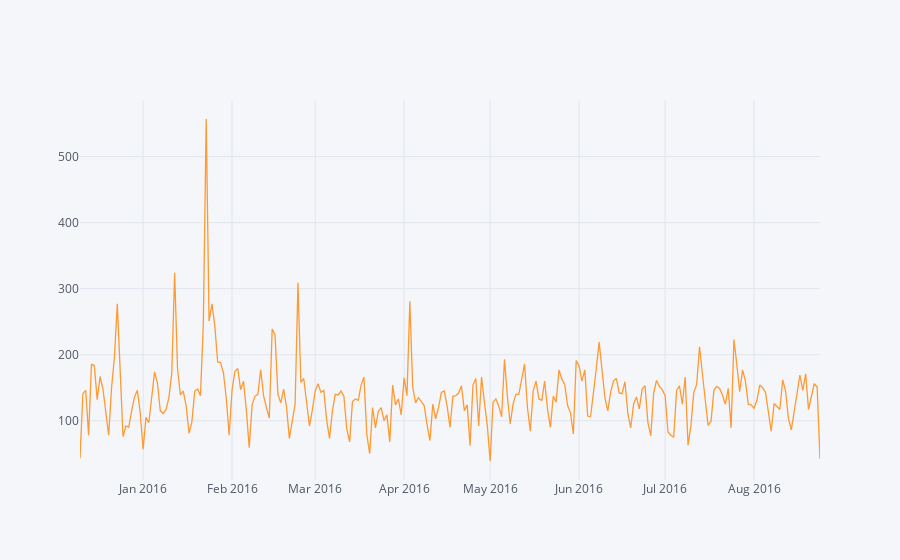

Notebook source saved alongside this figure:
### Markdown cell above
** Now recreate this plot but create 3 separate plots with each plot representing a Reason for the 911 call**

### Code cell
df[df['Reason']=='Traffic'].groupby('Date').count()['twp'].iplot()

### Figure 1 — Plotly figure (JSON) as saved in the notebook; plotly's stock layout.template omitted (floating-point values rounded to 4 significant figures; data arrays with more than 128 entries replaced by an {"elided": "..."} marker saying what was removed)
{"data": [{"line": {"color": "rgba(255, 153, 51, 1.0)", "dash": "solid", "shape": "linear", "width": 1.3}, "mode": "lines", "name": "twp", "text": "", "type": "scatter", "x": {"elided": "259 str values"}, "y": {"elided": "259 int values"}}], "layout": {"legend": {"bgcolor": "#F5F6F9", "font": {"color": "#4D5663"}}, "paper_bgcolor": "#F5F6F9", "plot_bgcolor": "#F5F6F9", "title": {"font": {"color": "#4D5663"}}, "xaxis": {"gridcolor": "#E1E5ED", "showgrid": true, "tickfont": {"color": "#4D5663"}, "title": {"font": {"color": "#4D5663"}, "text": ""}, "zerolinecolor": "#E1E5ED"}, "yaxis": {"gridcolor": "#E1E5ED", "showgrid": true, "tickfont": {"color": "#4D5663"}, "title": {"font": {"color": "#4D5663"}, "text": ""}, "zerolinecolor": "#E1E5ED"}}}
